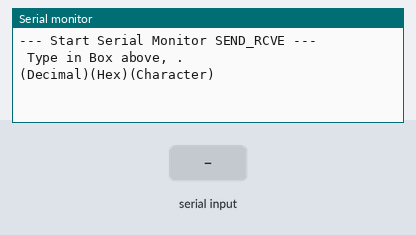
A sketch run on a simulated Arduino Uno, built with avr-gcc and run on an emulated ATmega328P. Parts: the last lines printed to the serial monitor. The test bench sets the inputs (shaded band).

Above: at 1.2 s.
1.3 s: "1" received over Serial
At 2.5 s:
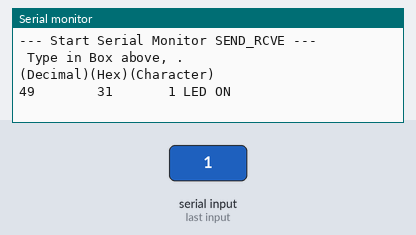
2.8 s: "0" received over Serial
At 3.6 s:
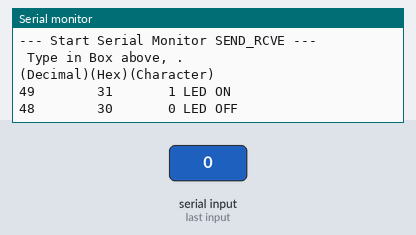
4.3 s: "2" received over Serial
At 4.8 s:
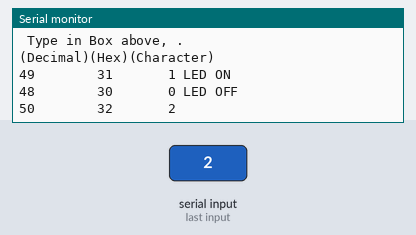

The sketch:

usodeserial.ino
```cpp
/* YourDuinoStarter_SerialMonitor_SEND_RCVE<br> - WHAT IT DOES:
   - Receives characters from Serial Monitor
   - Displays received character as Decimal, Hexadecimal and Character
   - Controls pin 13 LED from Keyboard
 - SEE the comments after "//" on each line below
 - CONNECTIONS:
   - None: Pin 13 built-in LED
   -
 - V1.00 02/11/13
   Questions: terry@yourduino.com */

/*-----( Import needed libraries )-----*/
/*-----( Declare Constants and Pin Numbers )-----*/
#define led 10  // built-in LED
/*-----( Declare objects )-----*/
/*-----( Declare Variables )-----*/
int ByteReceived;

void setup()   /****** SETUP: RUNS ONCE ******/
{
  Serial.begin(9600);
  Serial.println("--- Start Serial Monitor SEND_RCVE ---");
  Serial.println(" Type in Box above, . ");
  Serial.println("(Decimal)(Hex)(Character)");
  Serial.println();
}
//--(end setup )---

void loop()   /****** LOOP: RUNS CONSTANTLY ******/
{
  if (Serial.available() > 0)
  {
    ByteReceived = Serial.read();
    Serial.print(ByteReceived);
    Serial.print("        ");
    Serial.print(ByteReceived, HEX);
    Serial.print("       ");
    Serial.print(char(ByteReceived));

    if(ByteReceived == '1') // Single Quote! This is a character.
    {
      digitalWrite(led,HIGH);
      Serial.print(" LED ON ");
    }

    if(ByteReceived == '0')
    {
      digitalWrite(led,LOW);
      Serial.print(" LED OFF");
    }

    Serial.println();    // End the line

  // END Serial Available
  }
}

//--(end main loop )---

/*-----( Declare User-written Functions )-----*/

/*********( THE END )***********/
```

Measured:
- after the input at 1.3 s, the serial monitor: prints a new line at once (image 1)
- after the input at 2.8 s, the serial monitor: prints a new line at once (image 2)
- after the input at 4.3 s, the serial monitor: prints a new line at once (image 3)
